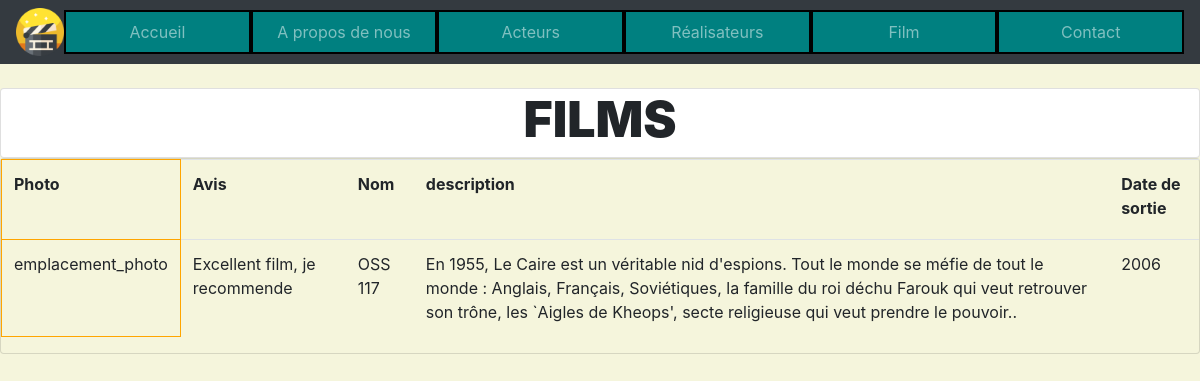
Page /film on the committed database.
### main/models.py (models this page shows, shortened)
class Film(models.Model):
    AVIS = (
            ('Excellent film, je recommende','Excellent film je recommande'),
            ('Je ne le reverrai pas une deuxième fois','Je ne le reverrai pas une deuxième fois'),
            ('Je ne le conseillerai pas','Je ne le conseillerai pas'),
            )
    nom = models.CharField(max_length=200, null=True)
    Date_de_sortie = models.IntegerField(max_length=100, null=True)
    description = models.CharField(max_length=2000, null=True)
    avis = models.CharField(max_length=200, null=True, choices=AVIS)

### main/views.py (the view)
# urls.py: path('film', views.film, name = 'page_film' ),
def film (request):
    mes_films = Film.objects.all()
    context = { 'film':film,'mes_films':mes_films,}
    return render(request,'home/film.html', context)

### main/templates/home/film.html (shortened to what this page needs)
{% extends 'home/ref.html' %}
{% block content %}
<br>
<body style="background-color: rgb(245, 245, 220);">
    <div class="row">
        <div class="col-md">
            <div class="card card-bod">
                <h5 style="text-align: center;font-weight:1000; font-size:50px;">FILMS</h5>
            </div>
            <div class="card card-bod"style="background-color: rgb(245, 245, 220);">
            <table class="table" style="height: 10em;">
                <tr >
                    <th style="height: 5em; border: orange 1px solid;">Photo</th>
                    <th>Avis</th>
                    <th>Nom</th>
                    <th>description</th>
                    <th>Date de sortie</th>
                </tr>
                {% for i in mes_films %}
                <tr>
                    <td style="height: 5em; border: orange 1px solid;">emplacement_photo</td>
                    <td>{{i.avis}}</td>
                    <td>{{i.nom}}</td>
                    <td>{{i.description}}</td>
                    <td>{{i.Date_de_sortie}}</td>
                </tr>
                {% endfor %}
            </table>
        </div>
    </div>
</div>
</body>
{% endblock %}

### static/css/ref.css (style rules this page uses)
body { background-color: rgb(245, 245, 220); }

### rows in the picture
Film: avis "Excellent film, je recommende", nom "OSS 117", description "En 1955, Le Caire est un véritable nid d'espions. Tout le monde se méfie de tout le monde : Anglais, Français, Soviétiques, la famille du roi déchu Farouk qui veut retrouver son trône, les `Aigles de Kheops', secte religieuse qui veut prendre le pouvoir..", Date_de_sortie "2006"
